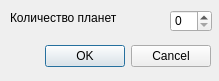
<?xml version="1.0" encoding="UTF-8"?>
<ui version="4.0">
 <class>Dialog</class>
 <widget class="QDialog" name="Dialog">
  <property name="geometry">
   <rect>
    <x>0</x>
    <y>0</y>
    <width>219</width>
    <height>81</height>
   </rect>
  </property>
  <property name="windowTitle">
   <string>Dialog</string>
  </property>
  <widget class="QDialogButtonBox" name="buttonBox">
   <property name="geometry">
    <rect>
     <x>0</x>
     <y>40</y>
     <width>211</width>
     <height>32</height>
    </rect>
   </property>
   <property name="orientation">
    <enum>Qt::Horizontal</enum>
   </property>
   <property name="standardButtons">
    <set>QDialogButtonBox::Cancel|QDialogButtonBox::Ok</set>
   </property>
  </widget>
  <widget class="QSpinBox" name="spinBox">
   <property name="geometry">
    <rect>
     <x>170</x>
     <y>10</y>
     <width>42</width>
     <height>22</height>
    </rect>
   </property>
  </widget>
  <widget class="QLabel" name="label">
   <property name="geometry">
    <rect>
     <x>10</x>
     <y>10</y>
     <width>141</width>
     <height>16</height>
    </rect>
   </property>
   <property name="text">
    <string>Количество планет</string>
   </property>
  </widget>
  <widget class="QWidget" name="verticalLayoutWidget">
   <property name="geometry">
    <rect>
     <x>0</x>
     <y>0</y>
     <width>2</width>
     <height>2</height>
    </rect>
   </property>
   <layout class="QVBoxLayout" name="verticalLayout"/>
  </widget>
  <zorder>spinBox</zorder>
  <zorder>label</zorder>
  <zorder>buttonBox</zorder>
  <zorder>verticalLayoutWidget</zorder>
 </widget>
 <resources/>
 <connections>
  <connection>
   <sender>buttonBox</sender>
   <signal>accepted()</signal>
   <receiver>Dialog</receiver>
   <slot>accept()</slot>
   <hints>
    <hint type="sourcelabel">
     <x>248</x>
     <y>254</y>
    </hint>
    <hint type="destinationlabel">
     <x>157</x>
     <y>274</y>
    </hint>
   </hints>
  </connection>
  <connection>
   <sender>buttonBox</sender>
   <signal>rejected()</signal>
   <receiver>Dialog</receiver>
   <slot>reject()</slot>
   <hints>
    <hint type="sourcelabel">
     <x>316</x>
     <y>260</y>
    </hint>
    <hint type="destinationlabel">
     <x>286</x>
     <y>274</y>
    </hint>
   </hints>
  </connection>
 </connections>
</ui>
